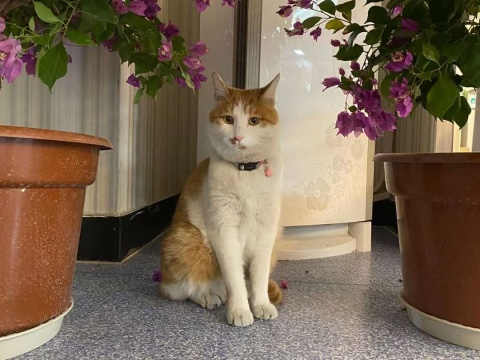
#> input picture image/cat.jpg, 480 x 360 px
$ python perspective-transformation.py
#> lines starting #> are read from the running program, lines starting #| are printed output that depends on the picture
import cv2
import numpy as np
import matplotlib.pyplot as plt

'''
新旧区域各提取4个定点坐标。
每用鼠标点击一次图像中的坐标则按一次ENTER键将该坐标提取出来。
旧区域由黑线条包围；新区域由白线条包围。
'''

class set_oldpoints_newpoints():    # 提取图像的旧定点坐标（旧区域）和新定点坐标（新区域），用于作透视变换

      def __init__(self, image_path):
            self.output_st = ""
            old_points = self.select_region_points(image_path,mode=False)    # 选择旧区域的定点
            new_points = self.select_region_points(image_path,mode=True,points=old_points) # 选择新区域的定点
            image = plt.imread(image_path)
            cv2.polylines(image,np.int32([old_points]),True,(0,0,0),2)        # 旧区域-黑线条
            cv2.polylines(image,np.int32([new_points]),True,(255,255,255),2)  # 新区域-白线条
            plt.imshow(image,cmap="gray")
            self.old_points = old_points
            self.new_points = new_points

      # [13 lines left out: functions mouse_left_click, get_point_array, not called in this run]

      def drawlines(self, points, image, closed, b,g,r):   # 用线连接所有点对
            cv2.polylines(image, [points], closed, (b,g,r), 2)

      def select_region_points(self, path, mode, points=None):   # 选择区域的定点
            image = cv2.imread(path)
            if mode == True:
                  self.output_st += "New Points:\n"
                  print("\nNew Points:")
                  self.drawlines(points,image,True, b=0,g=0,r=0)
            else:
                  self.output_st += "Old Points:\n"
                  print("Old Points:")
            cv2.namedWindow('Perspective Transformation')
            cv2.setMouseCallback('Perspective Transformation', self.mouse_left_click)
            x = [0]   # 存放x坐标的数组
            y = [0]   # 存放y坐标的数组

            cv2.imshow('Perspective Transformation',image)
            while(1):
                  k = cv2.waitKey(1) & 0xFF
                  if k == 13:      # ENTER 键来提取坐标
                        if x[len(x)-1] == left_click_X and y[len(y)-1] == left_click_Y:
                              x = x
                              y = y
                        else:
                              x.append(left_click_X)
                              y.append(left_click_Y)
                              print (left_click_X, left_click_Y)

                        if len(x)<3:
                              pass
                        else:
                              points = self.get_point_array(x,y)
                              self.drawlines(points,image, False,b=255,g=255,r=255)
                              cv2.imshow('Perspective Transformation',image)
                        if len(x)==5:
                              self.drawlines(np.array([(x[1],y[1]),(x[4],y[4])],np.int32),image,False,b=255,g=255,r=255)
                              break

            points = self.get_point_array(x,y)
            self.output_st += str(points) + '\n\n'
            cv2.destroyAllWindows()
            return(points)


# [60 lines left out: functions perspectiveTransform, warpPerspective, not called in this run]


def main():
      image = cv2.imread("image/cat.jpg")
#> image is the input picture: shape (360, 480, 3); mean B, G, R 83.6, 103.3, 121.5
      grayimg = cv2.cvtColor(image, cv2.COLOR_BGR2GRAY)
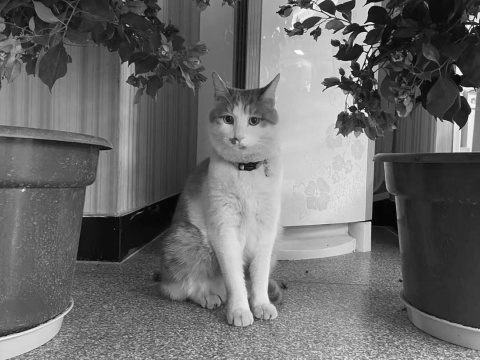
#> grayimg: shape (360, 480); min 1, max 255, mean 106.5
      cv2.imwrite("image/gray-cat.jpg", grayimg)

      point_setting = set_oldpoints_newpoints("image/gray-cat.jpg")
#> (key Esc is pressed here)
      old_points = point_setting.old_points
      new_points = point_setting.new_points
      warp_matrix = perspectiveTransform(old_points,new_points)
      image = plt.imread("image/gray-cat.jpg")
      result_image = warpPerspective(warp_matrix,image)

      # 输出矩阵
      st = '\nWarp Matrix:\n' + str(warp_matrix) + '\n\nResult Image:\n'  + str(result_image)
      print(st)
      point_setting.output_st += st
      outfile = open('output/result.txt','w')
      outfile.write(point_setting.output_st)
      np.savetxt('output/resultImage.txt',result_image,fmt='%s')

      image, (x0,x1) = plt.subplots(1,2,figsize=(20,40))
      x0.imshow(grayimg)
      x1.imshow(result_image)
      plt.show()


if __name__ == '__main__':
#> (the run stopped early here; a loop or call above may not have finished)
